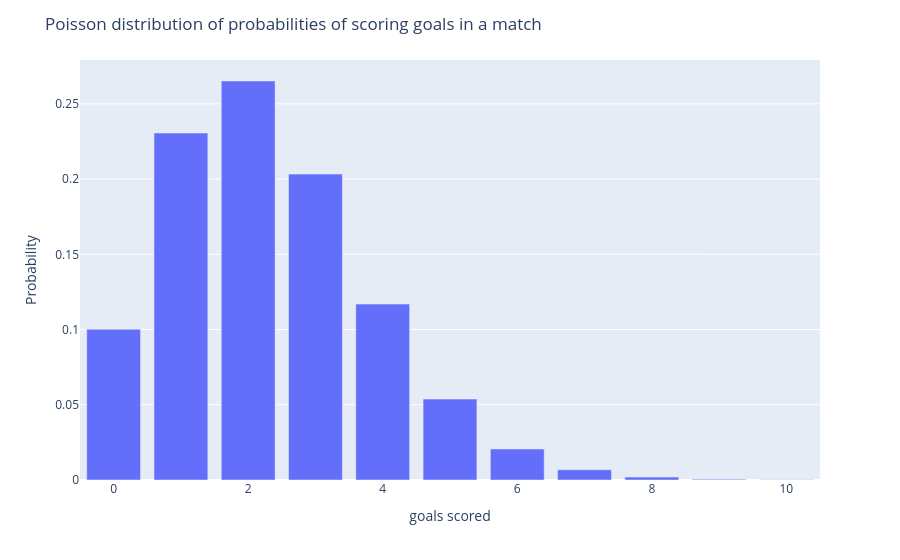

Notebook code for this chart:
### Markdown cell above
**Draw a poisson probability distribution plot for the number of goals to be between 0 to 10.**

### Code cell
# your code here
# Please label the axes and give a title to the plot 

n = 10
k = np.arange(0, n + 1)
poisson_vals = stats.poisson.pmf(k, mean_goals)

fig=px.bar( x=k, y=poisson_vals)
fig.update_layout(
    title="Poisson distribution of probabilities of scoring goals in a match",
    xaxis_title="goals scored",
    yaxis_title="Probability"
)

fig.show()

### Figure 1 — Plotly figure (JSON) as saved in the notebook; plotly's stock layout.template omitted (floating-point values rounded to 4 significant figures)
{"data": [{"hovertemplate": "x=%{x}<br>y=%{y}<extra></extra>", "legendgroup": "", "marker": {"color": "#636efa", "pattern": {"shape": ""}}, "name": "", "orientation": "v", "showlegend": false, "textposition": "auto", "type": "bar", "x": [0, 1, 2, 3, 4, 5, 6, 7, 8, 9, 10], "xaxis": "x", "y": [0.1003, 0.2306, 0.2652, 0.2033, 0.1169, 0.05378, 0.02061, 0.006773, 0.001947, 0.0004976, 0.0001145], "yaxis": "y"}], "layout": {"barmode": "relative", "legend": {"tracegroupgap": 0}, "margin": {"t": 60}, "title": {"text": "Poisson distribution of probabilities of scoring goals in a match"}, "xaxis": {"anchor": "y", "domain": [0, 1], "title": {"text": "goals scored"}}, "yaxis": {"anchor": "x", "domain": [0, 1], "title": {"text": "Probability"}}}}
